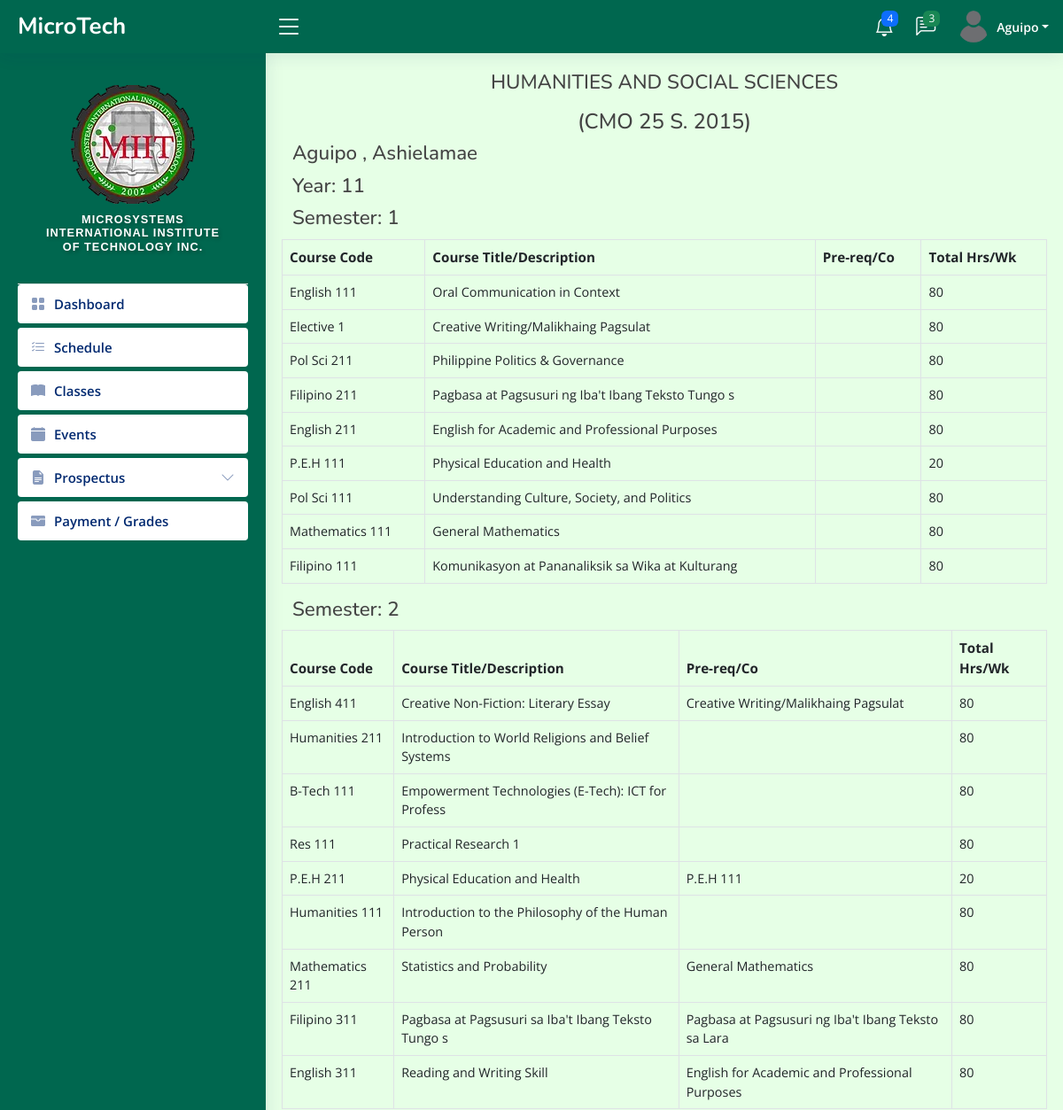
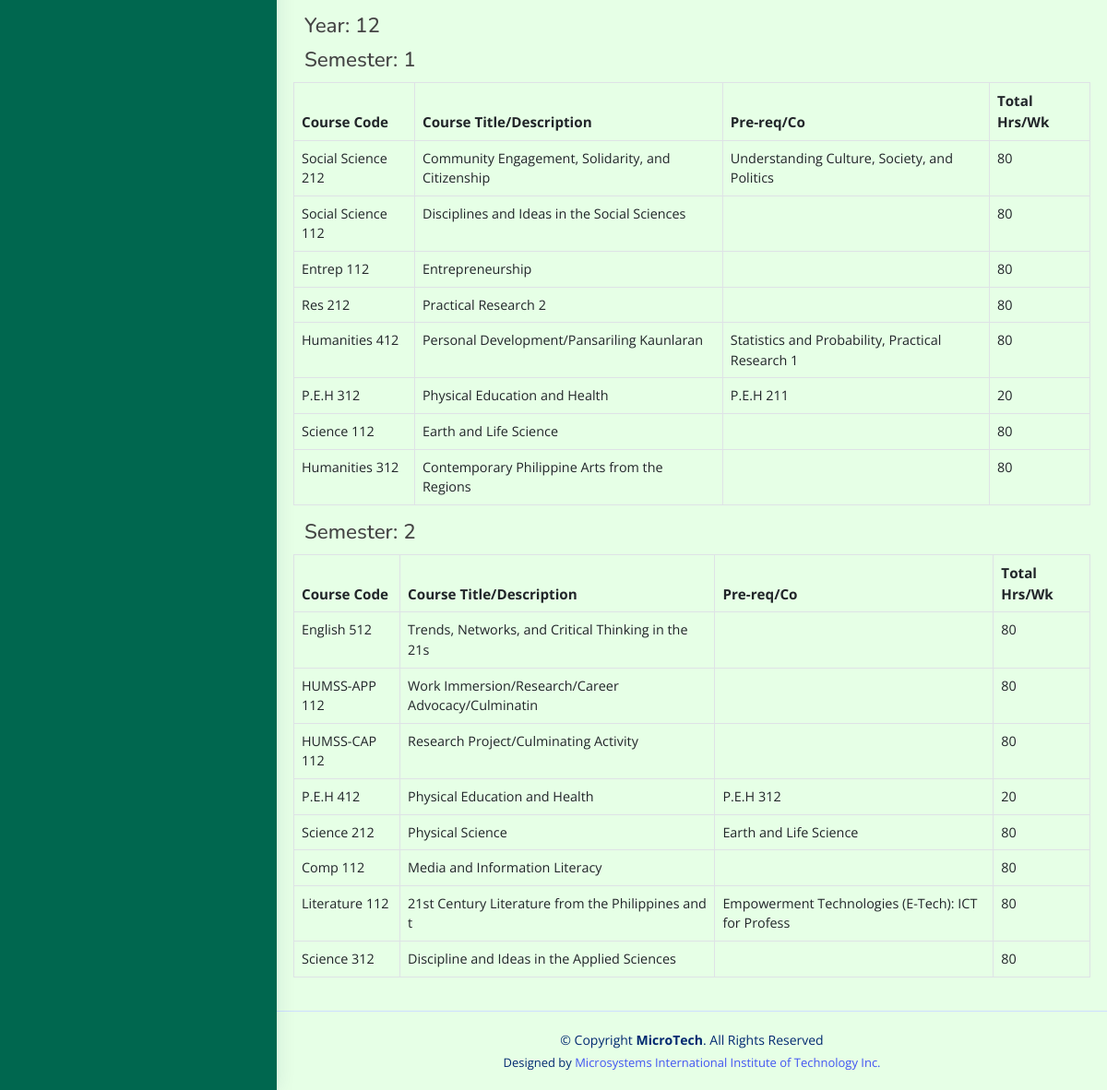
The page /admin/HUMSS-prospectus.php (signed in) on the database its author committed (2 pictures, top to bottom).
### tables this page shows
CREATE TABLE `tbl_students` (
  `user_id` int(11) NOT NULL,
  `user_name` varchar(50) NOT NULL,
  `lname` varchar(50) NOT NULL,
  `fname` varchar(50) NOT NULL,
  `middleInitial` varchar(30) NOT NULL,
  `Suffix` varchar(15) NOT NULL,
  `course` varchar(50) NOT NULL,
  `year` int(10) NOT NULL,
  `sy` varchar(50) DEFAULT NULL,
  `contact` varchar(20) NOT NULL,
  `gender` varchar(10) NOT NULL,
  `bdate` varchar(50) NOT NULL,
  `pob` text NOT NULL,
  `email` varchar(50) NOT NULL,
  `major` varchar(50) NOT NULL,
  `nationality` varchar(20) NOT NULL,
  `civilStatus` varchar(20) NOT NULL,
  `religion` varchar(20) NOT NULL,
  `modality` varchar(20) NOT NULL,
  `fb` varchar(30) NOT NULL,
  `curAddress` varchar(200) NOT NULL,
  `cityAdd` varchar(200) NOT NULL,
  `zipcode` varchar(30) NOT NULL,
  `fatherName` varchar(50) NOT NULL,
  `fwork` varchar(50) NOT NULL,
  `motherName` varchar(50) NOT NULL,
  `mwork` varchar(50) NOT NULL,
  `primarySchool` varchar(100) NOT NULL,
  `primaryAddress` text NOT NULL,
  `primaryCompleted` varchar(30) NOT NULL,
  `entermediateSchool` varchar(100) NOT NULL,
  `entermediateAddress` text NOT NULL,
  `entermediateCompleted` varchar(30) NOT NULL,
  `hsSchool` varchar(100) NOT NULL,
  `hsAddress` text NOT NULL,
  `hsCompleted` varchar(30) NOT NULL,
  `shSchool` varchar(100) NOT NULL,
  `shAddress` text NOT NULL,
  `shCompleted` varchar(30) NOT NULL,
  `collegeSchool` varchar(100) NOT NULL,
  `collegeAddress` text NOT NULL,
  `collegeCompleted` varchar(30) NOT NULL,
  `user_image` varchar(50) NOT NULL,
  `user_role` varchar(50) NOT NULL,
  `user_pass` varchar(100) NOT NULL,
  `semester` int(11) NOT NULL,
  `status` varchar(20) NOT NULL,
  `date` date DEFAULT NULL,
  `created_at` timestamp NOT NULL DEFAULT current_timestamp()
);

CREATE TABLE `tbl_subjects` (
  `id` int(11) NOT NULL,
  `year` int(11) NOT NULL,
  `semester` int(11) NOT NULL,
  `code` varchar(50) NOT NULL,
  `description` varchar(50) NOT NULL,
  `lec` int(11) NOT NULL,
  `lab` int(11) NOT NULL,
  `unit` int(11) NOT NULL,
  `pre_req` varchar(50) NOT NULL,
  `total` int(11) NOT NULL,
  `course` varchar(50) NOT NULL
);

### PHP/HUMSS-con.php (called while the page is built, shortened)
<?php
$connection = new Connection();
$pdo = $connection->open();
$sql = "SELECT * FROM tbl_subjects WHERE course = 'HUMSS' ORDER BY year ASC, semester ASC";
$stmt = $pdo->query($sql);
$subjects = $stmt->fetchAll(PDO::FETCH_ASSOC);
$groupedSubjects = [];
foreach ($subjects as $subject) {
  $year = $subject['year'];
  $semester = $subject['semester'];
  if (!isset($groupedSubjects[$year])) {
    $groupedSubjects[$year] = [];
  }
  if (!isset($groupedSubjects[$year][$semester])) {
    $groupedSubjects[$year][$semester] = [];
  }
  $groupedSubjects[$year][$semester][] = $subject;
}
$statement = $conn->prepare("SELECT * FROM tbl_students WHERE user_id = :sid");
$statement->bindParam(':sid', $userid, PDO::PARAM_STR);
$statement->execute();
$user = $statement->fetch(PDO::FETCH_ASSOC);
?>

### admin/HUMSS-prospectus.php (the view, shortened to what this page needs)
<?php include_once "../templates/header3.php"; ?>
<?php include_once "../PHP/HUMSS-con.php"; ?>
<main id="main" class="main">
  <section class="section dashboard">
    <div class="row">
      <h4 class="pagetitle text-center mb-3"> HUMANITIES AND SOCIAL SCIENCES</h4>
      <h4 class="text-center">(CMO 25 S. 2015)</h4>
      <h4 class=" pagetitle"><?php echo htmlspecialchars($user['lname']); ?> , <?php echo htmlspecialchars($user['fname']); ?> <?php echo htmlspecialchars($user['middleInitial']); ?> </h4>
      <?php if (!empty($groupedSubjects)) : ?>
        <?php foreach ($groupedSubjects as $year => $semesters) : ?>
          <h6 class="pagetitle">Year: <?php echo htmlspecialchars($year); ?></h6>
          <?php foreach ($semesters as $semester => $subjects) : ?>
            <h5 class="pagetitle">Semester: <?php echo htmlspecialchars($semester); ?></h5>
            <table class="table table-bordered">
              <thead>
                <tr>
                  <th>Course Code</th>
                  <th>Course Title/Description</th>
                  <th>Pre-req/Co</th>
                  <th>Total Hrs/Wk</th>
                </tr>
              </thead>
              <tbody>
                <?php foreach ($subjects as $subject) : ?>
                  <tr>
                    <td><?php echo htmlspecialchars($subject['code']); ?></td>
                    <td><?php echo htmlspecialchars($subject['description']); ?></td>
                    <td><?php echo htmlspecialchars($subject['pre_req']); ?></td>
                    <td><?php echo htmlspecialchars($subject['total']); ?></td>
                  </tr>
                <?php endforeach; ?>
              </tbody>
            </table>
          <?php endforeach; ?>
        <?php endforeach; ?>
      <?php else : ?>
        <p>No subjects found for ABM course.</p>
      <?php endif; ?>
    </div>
  </section>
</main>
<?php include_once "../templates/footer.php"; ?>

### templates/header3.php (shortened to what this page needs)
<!DOCTYPE html>
<html lang="en">
<head>
  <link href="../../assets/vendor/bootstrap/css/bootstrap.min.css" rel="stylesheet">
  <link href="../../assets/vendor/bootstrap-icons/bootstrap-icons.css" rel="stylesheet">
  <link href="../../assets/vendor/boxicons/css/boxicons.min.css" rel="stylesheet">
  <link href="../../assets/vendor/quill/quill.snow.css" rel="stylesheet">
  <link href="../../assets/vendor/quill/quill.bubble.css" rel="stylesheet">
  <link href="../../assets/vendor/remixicon/remixicon.css" rel="stylesheet">
  <link href="../../assets/vendor/simple-datatables/style.css" rel="stylesheet">
  <link href="../../assets/css/style.css" rel="stylesheet">
</head>
<?php
$database = new Connection();
$conn = $database->open();
$userid = $_SESSION["login"];
$statements = $conn->prepare("SELECT u.fname, u.lname, u.user_image, u.course, u.user_role
    FROM tbl_students u
    LEFT JOIN tbl_users s ON u.user_id = s.user_id
    WHERE u.user_id = :userid
");
$statements->bindParam(':userid', $userid, PDO::PARAM_INT);
$statements->execute();
$user = $statements->fetch(PDO::FETCH_ASSOC);
if ($user) {
  $lname = $user['lname'];
  $image = $user['user_image'];
} else {
  echo "User or student information not found.";
  exit;
}
?>
<body style="background-color:#e6ffe6;">
<header id="header" class="header fixed-top d-flex align-items-center" style="background-color: #00674f;">
  <div class="d-flex align-items-center justify-content-between">
    <a href="../admin/index.php" class="logo d-flex align-items-center">
      <span class="d-none d-lg-block text-white">MicroTech</span>
    </a>
    <i class="bi bi-list toggle-sidebar-btn text-white"></i>
  </div>
  <nav class="header-nav ms-auto">
    <ul class="d-flex align-items-center">
      <li class="nav-item dropdown">
        <a class="nav-link nav-icon" href="#" data-bs-toggle="dropdown">
          <i class="bi bi-bell text-white"></i>
          <span class="badge bg-primary badge-number">4</span>
        </a>
      </li>
      <li class="nav-item dropdown">
        <a class="nav-link nav-icon" href="#" data-bs-toggle="dropdown">
          <i class="bi bi-chat-left-text text-white"></i>
          <span class="badge bg-success badge-number">3</span>
        </a>
      </li>
      <li class="nav-item dropdown pe-3">
        <a class="nav-link nav-profile d-flex align-items-center pe-0 " href="#" data-bs-toggle="dropdown">
          <img src="upload-files/<?php echo htmlspecialchars($image); ?>" id="currentPhoto" onerror="this.src='images/default.png'" alt="Profile Image" class="rounded-circle">
          <span class="d-none d-md-block dropdown-toggle ps-2 text-white"><?php echo htmlspecialchars($lname)?></span>
        </a>
      </li>
    </ul>
  </nav>
</header>
<aside id="sidebar" class="sidebar" style="background-color: #00674f;">
  <ul class="sidebar-nav" id="sidebar-nav">
    <div class="profile-section">
      <div>
        <img src="../admin/images/miit-logo.png" id="currentPhoto" onerror="this.src='images/default.png'" alt="Profile Image" class="rotate-flip">
      </div>
      <div class="logo-text" style="padding: 10px; text-align: center;">
        <h6>Microsystems International Institute of Technology Inc.</h6>
      </div>
    </div>
    <li class="nav-item">
      <a class="nav-link collapsed" href="../admin/index3.php">
        <i class="bi bi-grid-fill"></i>
        <span>Dashboard</span>
      </a>
    </li>
    <li class="nav-item">
      <a class="nav-link collapsed" href="../admin/schedule-students.php">
        <i class="bi bi-list-check"></i>
        <span>Schedule</span>
      </a>
    </li>
    <li class="nav-item">
      <a class="nav-link collapsed" href="../admin/student-classes.php">
        <i class="bi bi-book-fill"></i>
        <span>Classes</span>
      </a>
    </li>
    <li class="nav-item">
      <a class="nav-link collapsed" href="../admin/event-student.php">
        <i class="bi bi-calendar-fill"></i>
        <span>Events</span>
      </a>
    </li>
    <li class="nav-item">
      <a class="nav-link collapsed" data-bs-target="#tables-nav" data-bs-toggle="collapse" href="#">
        <i class="bi bi-file-earmark-text-fill"></i><span>Prospectus</span><i class="bi bi-chevron-down ms-auto"></i>
      </a>
    </li>
    <li class="nav-item">
      <a class="nav-link collapsed" href="../admin/payment1.php">
        <i class="bi bi-wallet-fill"></i>
        <span>Payment / Grades </span>
      </a>
    </li>
  </ul>
</aside>

### assets/css/style.css (style rules this page uses)
:root { scroll-behavior: smooth; }
body { font-family: 'Open Sans', sans-serif; background: #f6f9ff; color: #444444; }
a { color: #4154f1; text-decoration: none; }
h1, h2, h3, h4, h5, h6 { font-family: 'Nunito', sans-serif; }
#main { margin-top: 60px; padding: 20px 30px; transition: all 0.3s; }
.pagetitle { margin-bottom: 10px; }
.logo { line-height: 1; }
@media (min-width: 1200px) { .logo { width: 280px; } }
.logo span { font-size: 26px; font-weight: 700; color: #012970; font-family: 'Nunito', sans-serif; }
.header { transition: all 0.5s; z-index: 997; height: 60px; box-shadow: 0px 2px 20px rgba(1, 41, 112, 0.1); background-color: #fff; padding-left: 20px; }
.header .toggle-sidebar-btn { font-size: 32px; padding-left: 10px; cursor: pointer; color: #012970; }
.header-nav ul { list-style: none; }
.header-nav > ul { margin: 0; padding: 0; }
.header-nav .nav-icon { font-size: 22px; color: #012970; margin-right: 25px; position: relative; }
.header-nav .nav-profile { color: #012970; }
.header-nav .nav-profile img { max-height: 36px; }
.header-nav .nav-profile span { font-size: 14px; font-weight: 600; }
.header-nav .badge-number { position: absolute; inset: -2px -5px auto auto; font-weight: normal; font-size: 12px; padding: 3px 6px; }
.sidebar { position: fixed; top: 60px; left: 0; bottom: 0; width: 300px; z-index: 996; transition: all 0.3s; padding: 20px; overflow-y: auto; scrollbar-width: thin; scrollbar-color: #aab7cf transparent; box-shadow: 0px 0px 20px rgba(1, 41, 112, 0.1); background-color: #fff; }
@media (min-width: 1200px) { #main, #footer { margin-left: 300px; } }
.sidebar-nav { padding: 0; margin: 0; list-style: none; }
.sidebar-nav li { padding: 0; margin: 0; list-style: none; }
.sidebar-nav .nav-item { margin-bottom: 5px; }
.sidebar-nav .nav-link { display: flex; align-items: center; font-size: 15px; font-weight: 600; color: #4154f1; transition: 0.3; background: #f6f9ff; padding: 10px 15px; border-radius: 4px; }
.sidebar-nav .nav-link i { font-size: 16px; margin-right: 10px; color: #4154f1; }
.sidebar-nav .nav-link.collapsed { color: #012970; background: #fff; }
.sidebar-nav .nav-link.collapsed i { color: #899bbd; }
.sidebar-nav .nav-link .bi-chevron-down { margin-right: 0; transition: transform 0.2s ease-in-out; }

### templates/header3.php (style rules this page uses)
.logo-text h6 { font-family: 'Arial', sans-serif; font-size: 0.8rem; font-weight: 600; letter-spacing: 1px; color: #ffffff; text-transform: uppercase; text-shadow: 2px 2px 4px rgba(0, 0, 0, 0.3); }
html { scroll-behavior: smooth; }
.sidebar .nav-link { transition: background-color 0.3s ease, color 0.3s ease; }
.profile-section { display: flex; flex-direction: column; align-items: center; padding: 1rem; border-bottom: 1px solid #ddd; }

### admin/HUMSS-prospectus.php (style rules this page uses)
.pagetitle { font-size: 1.5rem; }
@media (max-width: 1200px) { .pagetitle { font-size: 1.4rem; } }
@media (max-width: 1200px) { .table thead th { font-size: 0.95rem; } }
@media (max-width: 1200px) { .table tbody td { font-size: 0.9rem; } }

### rows shown on the page
tbl_students: lname "Aguipo", fname "Ashielamae"
tbl_subjects: code "English 111", description "Oral Communication in Context", total "80"
tbl_subjects: code "Elective 1", description "Creative Writing/Malikhaing Pagsulat", total "80"
tbl_subjects: code "Pol Sci 211", description "Philippine Politics & Governance", total "80"
tbl_subjects: code "Filipino 211", description "Pagbasa at Pagsusuri ng Iba't Ibang Teksto Tungo s", total "80"
tbl_subjects: code "English 211", description "English for Academic and Professional Purposes", total "80"
tbl_subjects: code "P.E.H 111", description "Physical Education and Health", total "20"
tbl_subjects: code "Pol Sci 111", description "Understanding Culture, Society, and Politics", total "80"
tbl_subjects: code "Mathematics 111", description "General Mathematics", total "80"
tbl_subjects: code "Filipino 111", description "Komunikasyon at Pananaliksik sa Wika at Kulturang", total "80"
tbl_subjects: semester "2", year "12", semester "1", code "Science 312", description "Discipline and Ideas in the Applied Sciences", total "80"
tbl_subjects: code "English 411", description "Creative Non-Fiction: Literary Essay", pre_req "Creative Writing/Malikhaing Pagsulat", total "80"
tbl_subjects: code "Humanities 211", description "Introduction to World Religions and Belief Systems", total "80"
tbl_subjects: code "B-Tech 111", description "Empowerment Technologies (E-Tech): ICT for Profess", total "80"
tbl_subjects: code "Res 111", description "Practical Research 1", total "80"
tbl_subjects: code "P.E.H 211", description "Physical Education and Health", pre_req "P.E.H 111", total "20"
tbl_subjects: code "Humanities 111", description "Introduction to the Philosophy of the Human Person", total "80"
tbl_subjects: code "Mathematics 211", description "Statistics and Probability", pre_req "General Mathematics", total "80"
tbl_subjects: code "Filipino 311", description "Pagbasa at Pagsusuri sa Iba't Ibang Teksto Tungo s", pre_req "Pagbasa at Pagsusuri ng Iba't Ibang Teksto sa Lara", total "80"
tbl_subjects: code "English 311", description "Reading and Writing Skill", pre_req "English for Academic and Professional Purposes", total "80"
tbl_subjects: code "Social Science 212", description "Community Engagement, Solidarity, and Citizenship", pre_req "Understanding Culture, Society, and Politics", total "80"
tbl_subjects: code "Social Science 112", description "Disciplines and Ideas in the Social Sciences", total "80"
tbl_subjects: code "Entrep 112", description "Entrepreneurship", total "80"
tbl_subjects: code "Res 212", description "Practical Research 2", total "80"
tbl_subjects: code "Humanities 412", description "Personal Development/Pansariling Kaunlaran", pre_req "Statistics and Probability, Practical Research 1", total "80"
tbl_subjects: code "P.E.H 312", description "Physical Education and Health", pre_req "P.E.H 211", total "20"
tbl_subjects: code "Science 112", description "Earth and Life Science", total "80"
tbl_subjects: code "Humanities 312", description "Contemporary Philippine Arts from the Regions", total "80"
tbl_subjects: code "English 512", description "Trends, Networks, and Critical Thinking in the 21s", total "80"
tbl_subjects: code "HUMSS-APP 112", description "Work Immersion/Research/Career Advocacy/Culminatin", total "80"
tbl_subjects: code "HUMSS-CAP 112", description "Research Project/Culminating Activity", total "80"
tbl_subjects: code "P.E.H 412", description "Physical Education and Health", pre_req "P.E.H 312", total "20"
tbl_subjects: code "Science 212", description "Physical Science", pre_req "Earth and Life Science", total "80"
tbl_subjects: code "Comp 112", description "Media and Information Literacy", total "80"
tbl_subjects: code "Literature 112", description "21st Century Literature from the Philippines and t", pre_req "Empowerment Technologies (E-Tech): ICT for Profess", total "80"

### other values the page prints
$year "11"
$semester "1"
